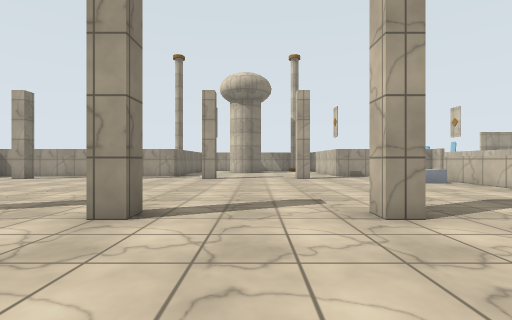
[1] (above)

14 first-person views from a walk through a 3-D level made in the Unity game engine. The camera is 1.2 m above the floor, looks level and sees 85° across. The floor is counted in squares, 2 m on a side. Each view is taken from the middle of a square. On the plan, view 1 faces up. The plan holds only what a view shows up to about 9 squares ahead; the rest is blank. The place goes on beyond the plan. The player character is not drawn. Door leaves are left out, so doorways stand open. Surface patterns are stand-ins for the level's own textures.

[2]
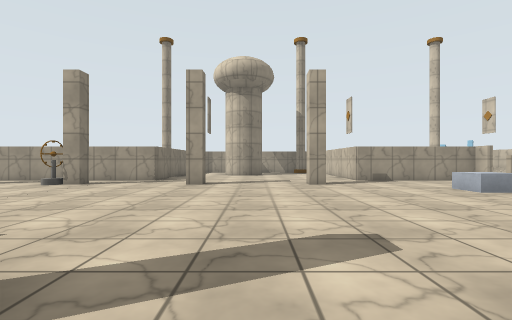

[3]
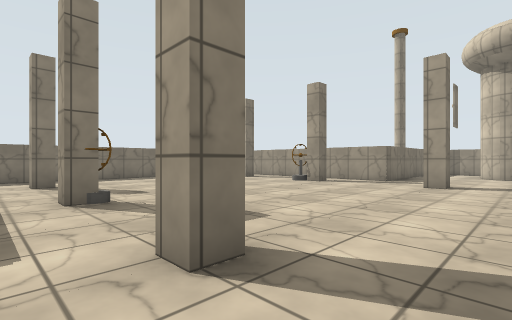

[4]
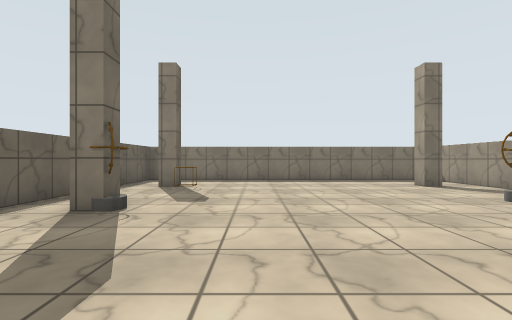

[5]
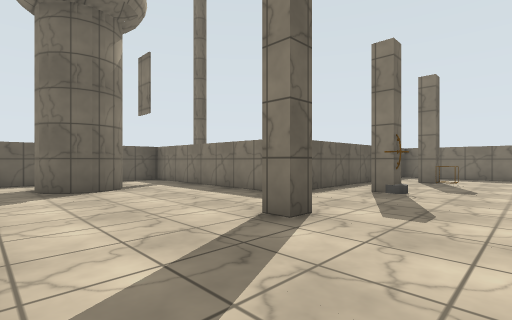

[6]
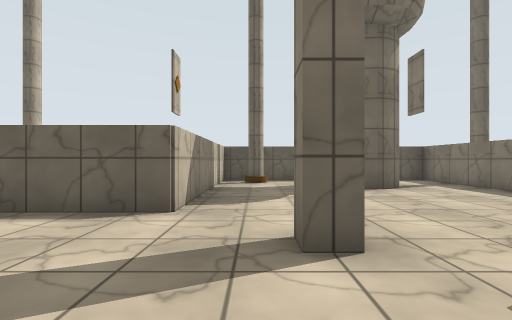

[7]
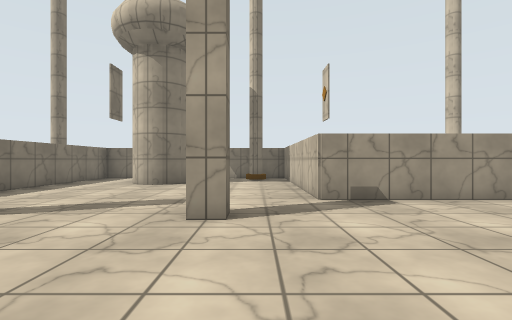

[8]
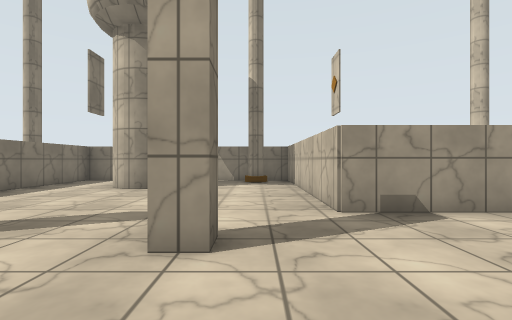

[9]
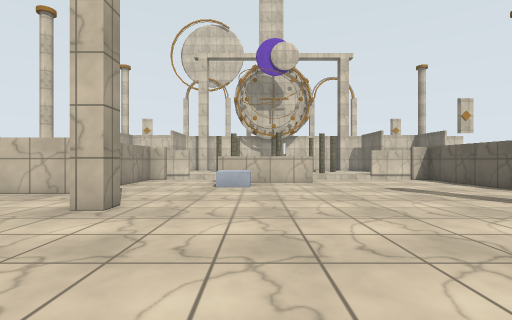

[10]
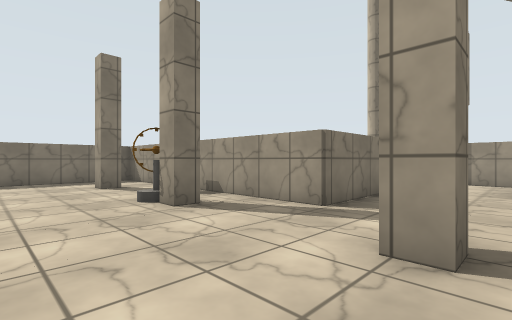

[11]
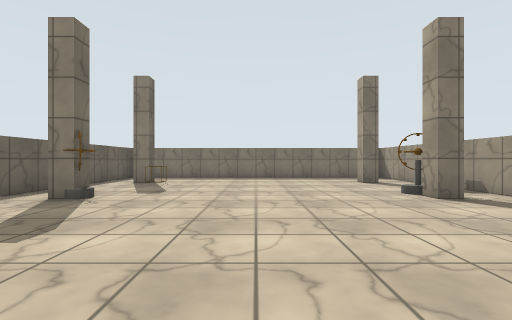

[12]
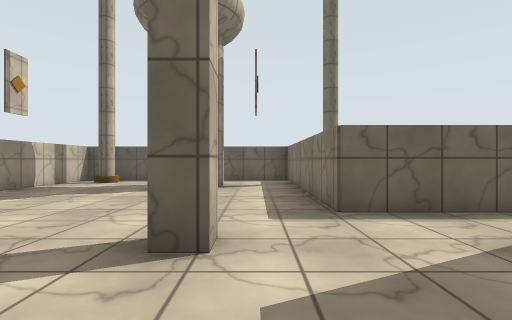

[13]
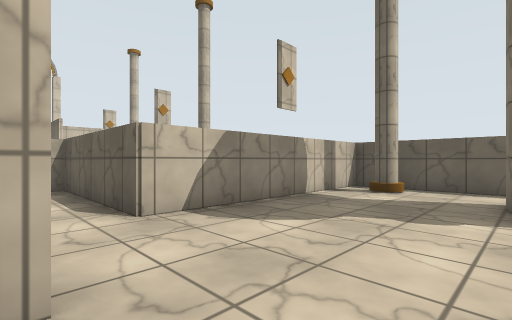

[14]
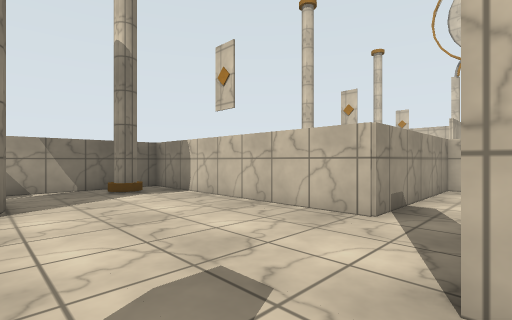

### Floor plan
Key: @ floor where view 1 was taken; # wall or solid block; . floor; O other object.
Columns run from 10 left of view 1 to 7 right of it. Each row starts with its distance up from view 1.
 16        ######
 15        #....##
 14        #. #..#
 13        #.##..#
 12        #.....#
 11 ########.....#####
 10 #................
  9 #..#.O...#..#....
  8 #.............O..
  7 #...............
  6 #...............
  5 #................
  4 #..O.............
  3 #..O.O#..#..#....
  2 #................
  1 ########.....#####
  0        #..@..#
 -1        #.##..#
 -2        #.##.##
 -3        #.....#
 -4        #######

Positions as (right, up) in squares from view 1, and headings:
1: (0, 0), facing up
2: (0, 2), facing up
3: (0, 2), facing up-left
4: (-1, 5), facing left
5: (1, 5), facing down-left
6: (2, 5), facing down
7: (2, 6), facing up
8: (2, 7), facing up
9: (-2, 7), facing right
10: (-1, 7), facing up-left
11: (0, 6), facing left
12: (-2, 5), facing down
13: (0, 3), facing down-right
14: (0, 9), facing up-right
